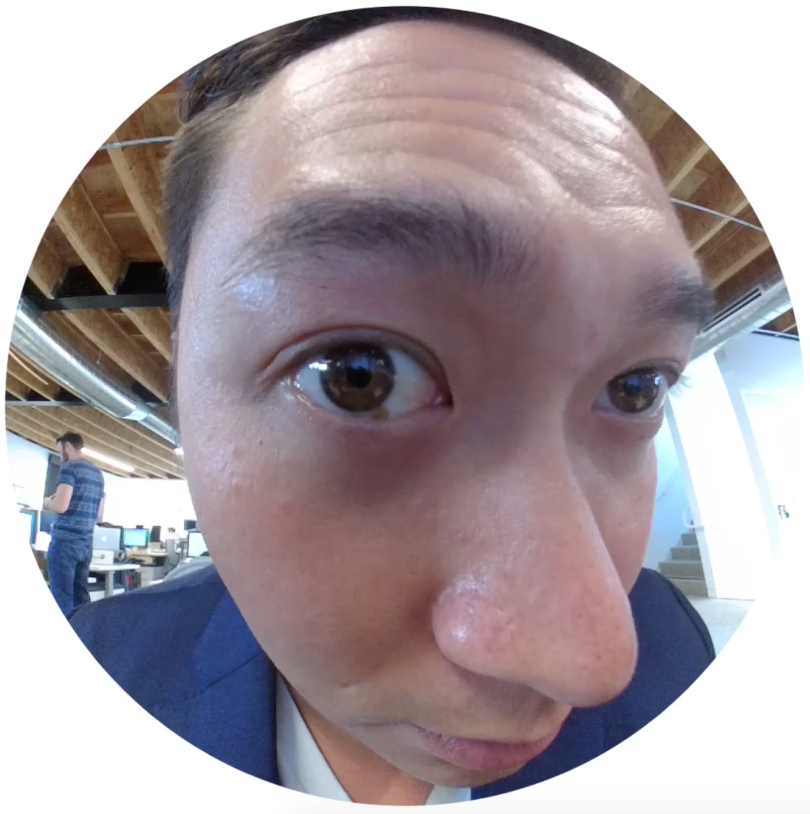
#> input picture eye.png, 1620 x 1628 px (shown at 1/2 size)
$ python py_pupil.py
#> lines starting #> are read from the running program, lines starting #| are printed output that depends on the picture
#Identify pupils. Based on beta 1

import numpy as np
import cv2
import time

cap = cv2.imread("eye.png", 1);
#> cap is the input picture: shape (1628, 1620, 3); mean B, G, R 161.3, 155.8, 166.4

# while(cap.isOpened()):
# ret, frame = cap.read()
ret = cap.copy()
frame = cap.copy()
# if ret==True:

#downsample
#frameD = cv2.pyrDown(cv2.pyrDown(frame))
#frameDBW = cv2.cvtColor(frameD,cv2.COLOR_RGB2GRAY)

#detect face
frame = cv2.cvtColor(frame,cv2.COLOR_RGB2GRAY)
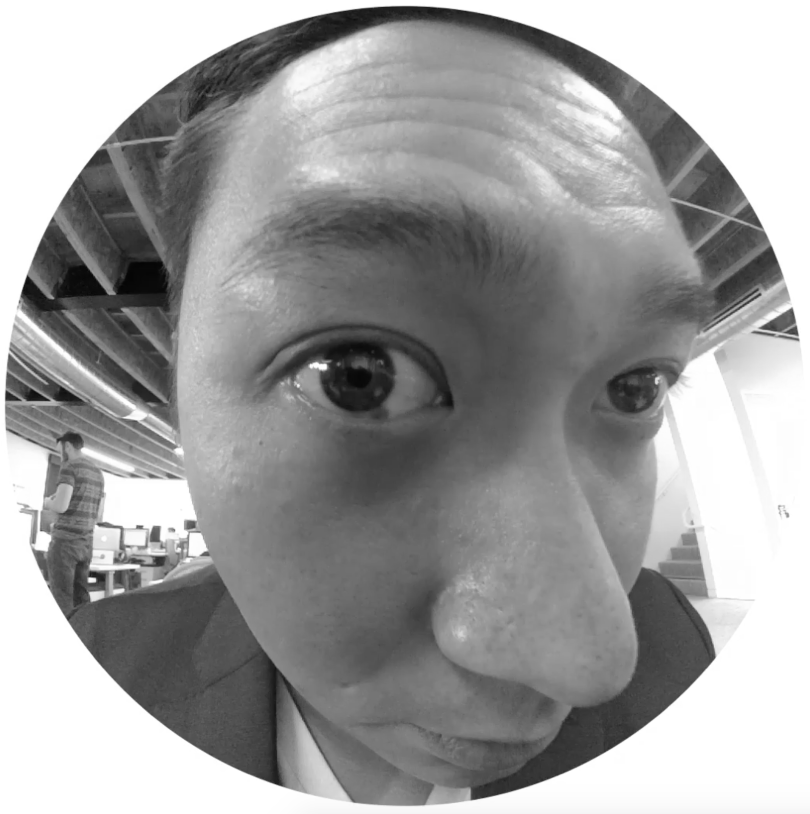
#> frame: shape (1628, 1620) (shown at 1/2 size); min 3, max 255, mean 158.7
faces = cv2.CascadeClassifier('haarcascade_eye.xml')
detected = faces.detectMultiScale(frame, 1.3, 5)
#> detected = [[478, 534, 460, 460]]

#faces = cv2.CascadeClassifier('haarcascade_frontalface_default.xml')
#detected2 = faces.detectMultiScale(frameDBW, 1.3, 5)

pupilFrame = frame
pupilO = frame
windowClose = np.ones((5,5),np.uint8)
windowOpen = np.ones((2,2),np.uint8)
windowErode = np.ones((2,2),np.uint8)

#draw square
for (x,y,w,h) in detected:
	cv2.rectangle(frame, (x,y), ((x+w),(y+h)), (0,0,255),1)
	cv2.line(frame, (x,y), ((x+w,y+h)), (0,0,255),1)
	cv2.line(frame, (x+w,y), ((x,y+h)), (0,0,255),1)
#> (the run stopped early here; a loop or call above may not have finished)
